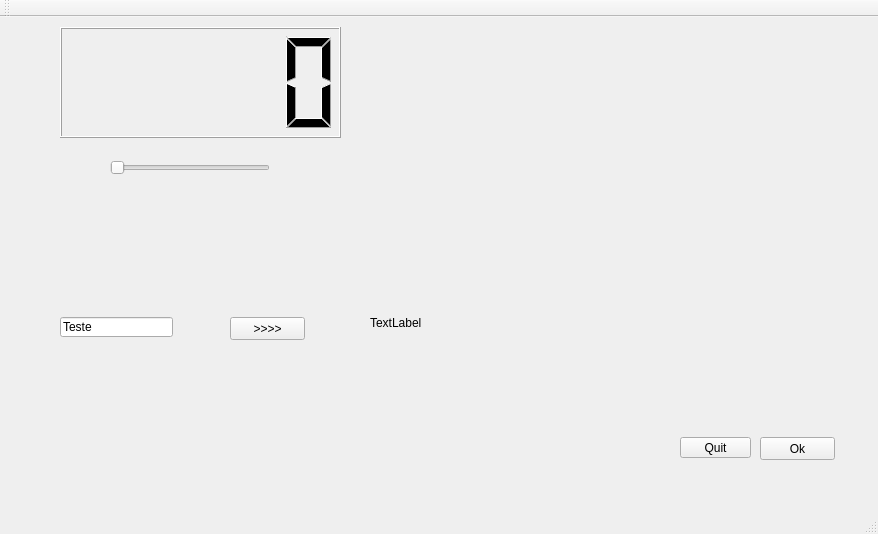
<?xml version="1.0" encoding="UTF-8"?>
<ui version="4.0">
 <class>MainWindow</class>
 <widget class="QMainWindow" name="MainWindow">
  <property name="geometry">
   <rect>
    <x>0</x>
    <y>0</y>
    <width>878</width>
    <height>534</height>
   </rect>
  </property>
  <property name="windowTitle">
   <string>MainWindow</string>
  </property>
  <widget class="QWidget" name="centralWidget">
   <widget class="QPushButton" name="pushButtonQuit">
    <property name="geometry">
     <rect>
      <x>680</x>
      <y>420</y>
      <width>71</width>
      <height>21</height>
     </rect>
    </property>
    <property name="text">
     <string>Quit</string>
    </property>
   </widget>
   <widget class="QSlider" name="horizontalSliderValor">
    <property name="geometry">
     <rect>
      <x>110</x>
      <y>140</y>
      <width>160</width>
      <height>22</height>
     </rect>
    </property>
    <property name="orientation">
     <enum>Qt::Horizontal</enum>
    </property>
   </widget>
   <widget class="QLCDNumber" name="lcdNumberValor">
    <property name="geometry">
     <rect>
      <x>60</x>
      <y>10</y>
      <width>281</width>
      <height>111</height>
     </rect>
    </property>
   </widget>
   <widget class="QPushButton" name="pushButtonOk">
    <property name="geometry">
     <rect>
      <x>760</x>
      <y>420</y>
      <width>75</width>
      <height>23</height>
     </rect>
    </property>
    <property name="text">
     <string>Ok</string>
    </property>
   </widget>
   <widget class="QLineEdit" name="lineEditTeste">
    <property name="geometry">
     <rect>
      <x>60</x>
      <y>300</y>
      <width>113</width>
      <height>20</height>
     </rect>
    </property>
    <property name="text">
     <string>Teste</string>
    </property>
   </widget>
   <widget class="QLabel" name="labelTeste">
    <property name="geometry">
     <rect>
      <x>370</x>
      <y>270</y>
      <width>121</width>
      <height>71</height>
     </rect>
    </property>
    <property name="text">
     <string>TextLabel</string>
    </property>
   </widget>
   <widget class="QPushButton" name="pushButtonTeste">
    <property name="geometry">
     <rect>
      <x>230</x>
      <y>300</y>
      <width>75</width>
      <height>23</height>
     </rect>
    </property>
    <property name="text">
     <string>&gt;&gt;&gt;&gt;</string>
    </property>
   </widget>
  </widget>
  <widget class="QMenuBar" name="menuBar">
   <property name="geometry">
    <rect>
     <x>0</x>
     <y>0</y>
     <width>878</width>
     <height>21</height>
    </rect>
   </property>
  </widget>
  <widget class="QToolBar" name="mainToolBar">
   <attribute name="toolBarArea">
    <enum>TopToolBarArea</enum>
   </attribute>
   <attribute name="toolBarBreak">
    <bool>false</bool>
   </attribute>
  </widget>
  <widget class="QStatusBar" name="statusBar"/>
 </widget>
 <layoutdefault spacing="6" margin="11"/>
 <resources/>
 <connections/>
</ui>
